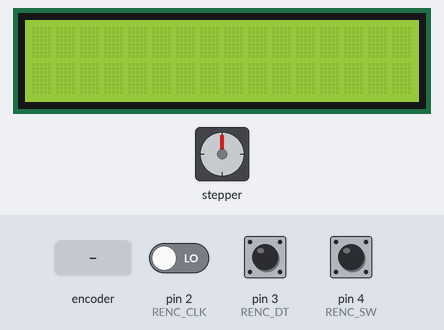
A sketch run on a simulated Arduino Nano, built with avr-gcc and run on an emulated ATmega328P. On the bench: stepper motor, 16×2 character LCD. Wiring (inferred from the names in the program): stepper motor driver (200 steps per turn assumed): step pin 12; direction pin 11; enable pin 5. The test bench sets the inputs (shaded band); at power-on: pin 4 (RENC_SW) HIGH, pin 2 (RENC_CLK) LOW, pin 3 (RENC_DT) HIGH. What the sketch prints to the serial monitor is not drawn.

Above: at 1.2 s.
1.3 s: rotary encoder on pin 2 (RENC_CLK) / pin 3 (RENC_DT) turned 3 steps (first pin leading)
At 2.2 s:
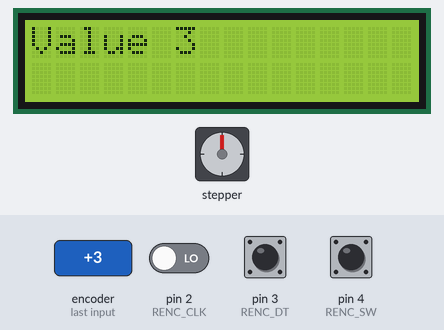
3.4 s: pin 4 (RENC_SW) pulled LOW for 0.15 s
At 3.56 s:
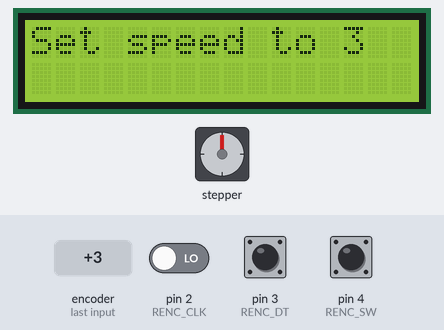
5.8 s: rotary encoder on pin 2 (RENC_CLK) / pin 3 (RENC_DT) turned 1 step (first pin leading)
At 6.26 s:
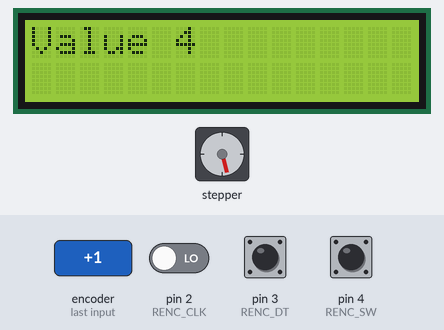
8.2 s: pin 4 (RENC_SW) pulled LOW for 1 s
At 9.0 s:
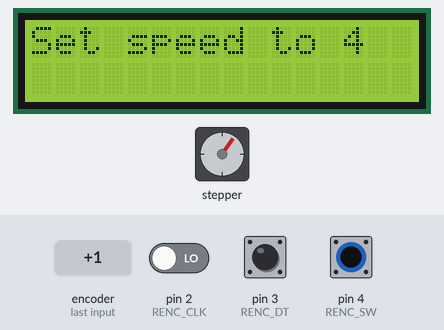
11.0 s: rotary encoder on pin 2 (RENC_CLK) / pin 3 (RENC_DT) turned 1 step (first pin leading)
At 11.79 s:
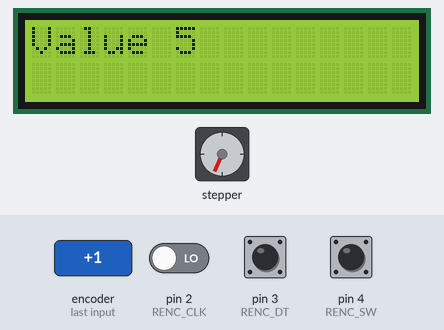
14.0 s: pin 4 (RENC_SW) pulled LOW for 0.15 s
At 14.2 s:
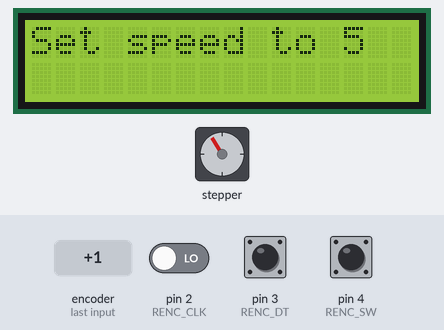
Timing chart, 0 to 18.1 s (numbered marks = the images above; inputs shaded):
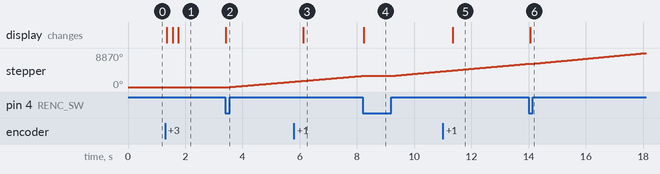

The sketch:

autoorgel.ino
```cpp
#include <LiquidCrystal_I2C.h>
#include <Wire.h>
// #include <TMCStepper.h>

const int RENC_CLK = 2;
const int RENC_DT = 3;
const int RENC_SW = 4;
const int LCD_SDA = A5;
const int LCD_SDL = A6;
const int TMC_EN = 5;
const int TMC_DIR = 11;
const int TMC_STEP = 12;

LiquidCrystal_I2C lcd(0x27, 16, 2);

static byte i2c_device_port = 0xFF;
static void init_scan_I2C_device() {
  if (i2c_device_port != 0xFF) {
    return;
  }
  byte addr, err;
  i2c_device_port = 0; // not found case
  for (addr = 1; addr < 128; addr++) {
    Wire.beginTransmission(addr);
    err = Wire.endTransmission(addr);
    if (err == 0) {
      i2c_device_port = addr;
      break;
    }
  }
  Serial.print("I2C scanning done: 0x");
  Serial.println(i2c_device_port, HEX);
}

void setup() {
  // Setup pins
  pinMode(RENC_CLK, INPUT);
  pinMode(RENC_DT, INPUT);
  pinMode(RENC_SW, INPUT_PULLUP);
  pinMode(TMC_EN, OUTPUT);
  pinMode(TMC_DIR, OUTPUT);
  pinMode(TMC_STEP, OUTPUT);

  // Enable TMC always
  digitalWrite(TMC_EN, LOW);

  // Initialize serial communication at 115200 bits per second:
  Serial.begin(115200);
  while (!Serial); // wait for serial driver

  // Wire begin for scanning I2C
  // (could be deleted after LCD parameter is hardcoded)
  Wire.begin();
  init_scan_I2C_device();

  // lcd init
  lcd.init();
  lcd.backlight();

  Serial.println("Init done.");
}

void loop() {
  static int prev_clk = LOW;
  static int current = 0;
  int dt = digitalRead(RENC_DT);
  int clk = digitalRead(RENC_CLK);
  if (clk != prev_clk && clk == HIGH) {
    // If value has been changed ...
    if (dt != clk) {
      current++;
    } else {
      current--;
    }
    Serial.println(current);
    lcd.clear();
    lcd.setCursor(0, 0);
    lcd.print("Value ");
    lcd.print(current);
  }
  prev_clk = clk;

  // Check button press
	int st_btn = digitalRead(RENC_SW);
  static int current_speed = 0;
  if (st_btn == LOW) {
    Serial.println("Button pressed!!");
    lcd.clear();
    lcd.setCursor(0, 0);
    current_speed = current;
    if (current_speed > 20) {
      current_speed = 20;
    } else if (current_speed < -20) {
      current_speed = -20;
    }
    lcd.print("Set speed to ");
    lcd.print(current_speed);
  }

  // control motor
  static int motor_clk = 0;
  static int motor_rot = 0;
  if (current_speed != 0) {
    motor_clk++;
    if (motor_clk > (21 - abs(current_speed)) * 3) {
      motor_clk = 0;
      motor_rot = (motor_rot + 1) % 2;
    }
    digitalWrite(TMC_DIR, (current_speed > 0) ? HIGH : LOW);
    digitalWrite(TMC_STEP, (motor_rot % 2) ? HIGH : LOW);
  }

  // Tentative delay to prevent log overflow
  // delay(100);
}
```

Measured:
- after the input at 1.3 s, the display: first changes after 0.06 s (image 1 shows a later state)
- after the input at 3.4 s, stepper: keeps turning clockwise at about 634°/s, starting after 0.17 s; the display: changes at once (image 2)
- after the input at 5.8 s, the display: changes after 0.32 s (image 3)
- after the input at 8.2 s, the display: changes at once (image 4)
- after the input at 11.0 s, the display: changes after 0.34 s (image 5)
- after the input at 14.0 s, the display: changes after 0.05 s (image 6)
